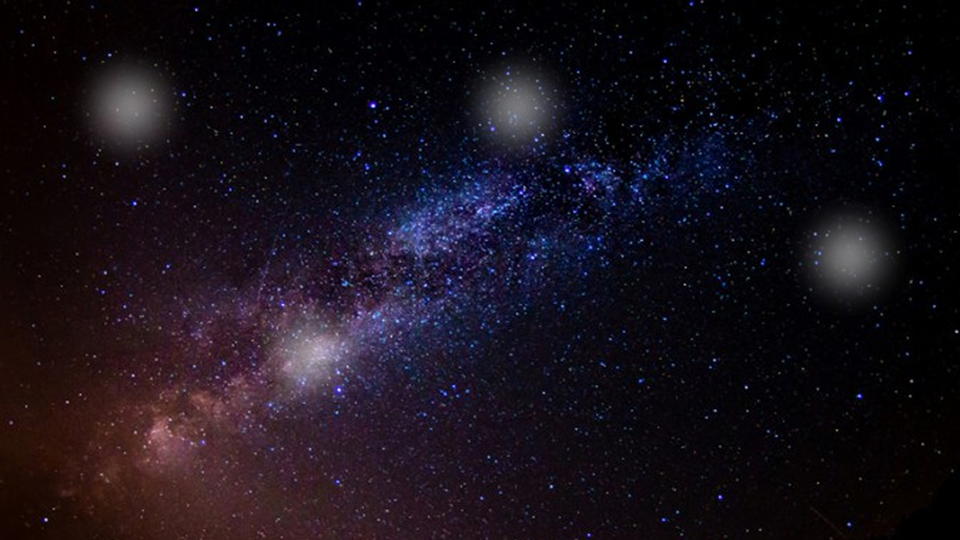
#> input picture 사진/img/old/stars_bg_trans.png, 1920 x 1080 px, found by its file name (shown at 1/2 size)
$ python add_gaussian_noise_gaualpha.py
#> lines starting #> are read from the running program, lines starting #| are printed output that depends on the picture
import cv2
import numpy as np

def add_gaussian_noise(image, mean=0, var=25):
    """
    Gaussian 노이즈를 추가하는 함수
    Parameters:
    - image: 입력 이미지
    - mean: 노이즈 평균
    - var: 노이즈 분산
    Returns:
    - 노이즈가 추가된 이미지
    """
    noise = np.random.normal(mean, var**0.5, image.shape).astype(np.float32)
    noisy_image = image.astype(np.float32) + noise
    return np.clip(noisy_image, 0, 255).astype(np.uint8)

def split_high_low_frequency(image, blur_ksize=15):
    """
    고주파와 저주파로 이미지를 분리하는 함수
    Parameters:
    - image: 입력 이미지
    - blur_ksize: Gaussian 블러 커널 크기 (저주파 필터링 강도)
    Returns:
    - low_freq: 저주파 이미지
    - high_freq: 고주파 이미지
    """
    low_freq = cv2.GaussianBlur(image, (blur_ksize, blur_ksize), 0)
    high_freq = cv2.subtract(image, low_freq)
    return low_freq, high_freq

def process_image_with_alpha(image_path, output_dir, blur_ksize=15, mean_low=0, var_low=50, mean_high=0, var_high=400):
    """
    고주파와 저주파에 각각 다른 노이즈를 추가하되, 투명 영역은 유지하는 함수
    Parameters:
    - image_path: 입력 이미지 경로
    - output_dir: 출력 이미지 디렉토리
    - blur_ksize: Gaussian 블러 커널 크기
    - mean_low, var_low: 저주파에 추가할 노이즈의 평균과 분산
    - mean_high, var_high: 고주파에 추가할 노이즈의 평균과 분산
    """
#> called with output_dir = 'C:/Users/JSY/Desktop/img', blur_ksize = 15, mean_low = 0, var_low = 800, mean_high = -225, var_high = 100
    # 이미지 로드 (알파 채널 포함)
    image = cv2.imread(image_path, cv2.IMREAD_UNCHANGED)
#> image is the input picture: shape (1080, 1920, 4); mean B, G, R, A 25.6, 16.7, 23.4, 255
    if image is None:
        print("이미지를 로드할 수 없습니다.")
        return

    # RGBA인지 확인
    if image.shape[2] != 4:
        print("이미지에 알파 채널이 없습니다.")
        return

    # RGB와 알파 채널 분리
    rgb = image[:, :, :3]
    alpha = image[:, :, 3]
#> alpha: shape (1080, 1920); every value is 255

    # 고주파와 저주파로 분리
    low_freq, high_freq = split_high_low_frequency(rgb, blur_ksize)
#> in split_high_low_frequency, `high_freq = cv2.subtract(image, low_freq)`:
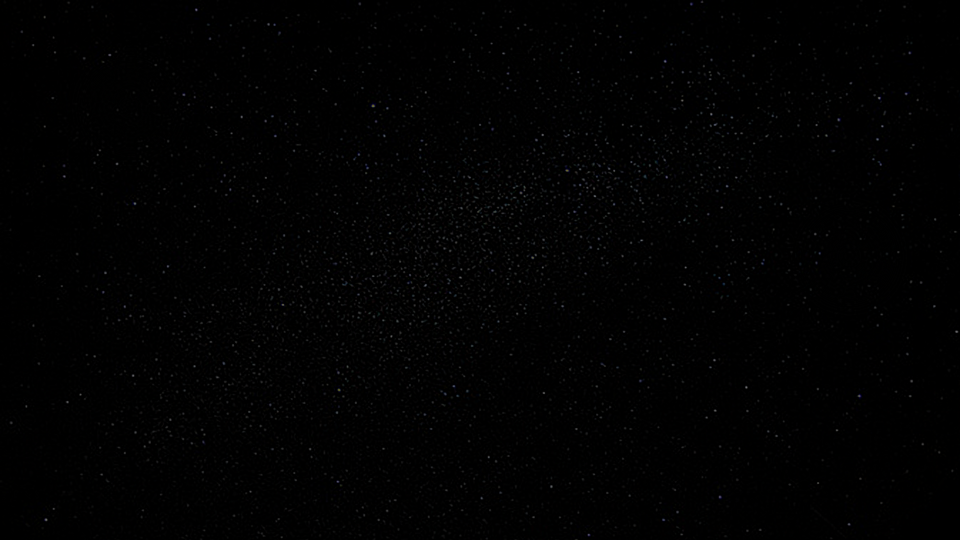
#> high_freq: shape (1080, 1920, 3) (shown at 1/2 size); mean B, G, R 1.5, 1.4, 1.4

    # 저주파에 노이즈 추가
    noisy_low_freq = add_gaussian_noise(low_freq, mean=mean_low, var=var_low)
#> in add_gaussian_noise, `noisy_image = image.astype(np.float32) + noise`:
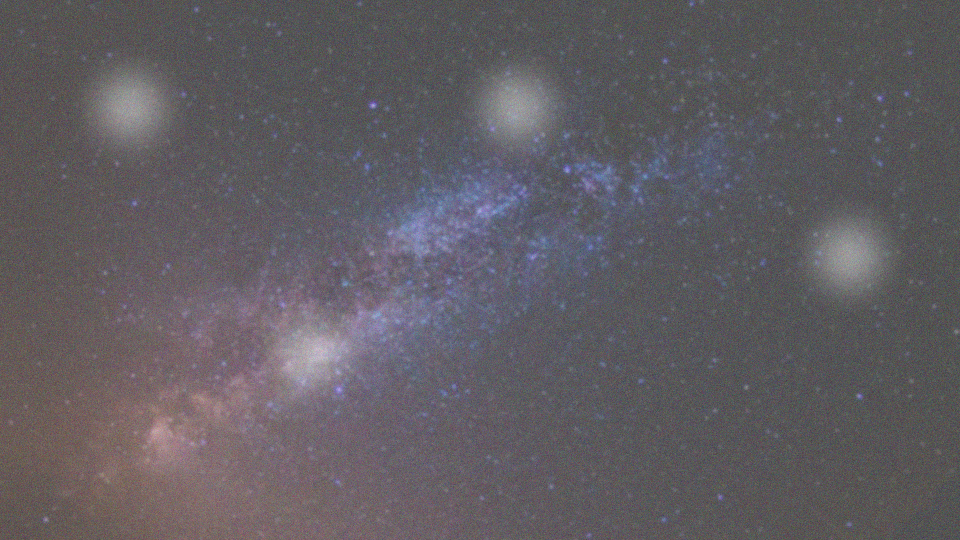
#> noisy_image: shape (1080, 1920, 3) float32 (shown at 1/2 size); mean B, G, R 25.5, 16.7, 23.4; drawn with min black and max white

    # 고주파에 노이즈 추가
    noisy_high_freq = add_gaussian_noise(high_freq, mean=mean_high, var=var_high)
#> call 2 of add_gaussian_noise, with mean = -225, var = 100
#> in add_gaussian_noise (call 2), `noisy_image = image.astype(np.float32) + noise`:
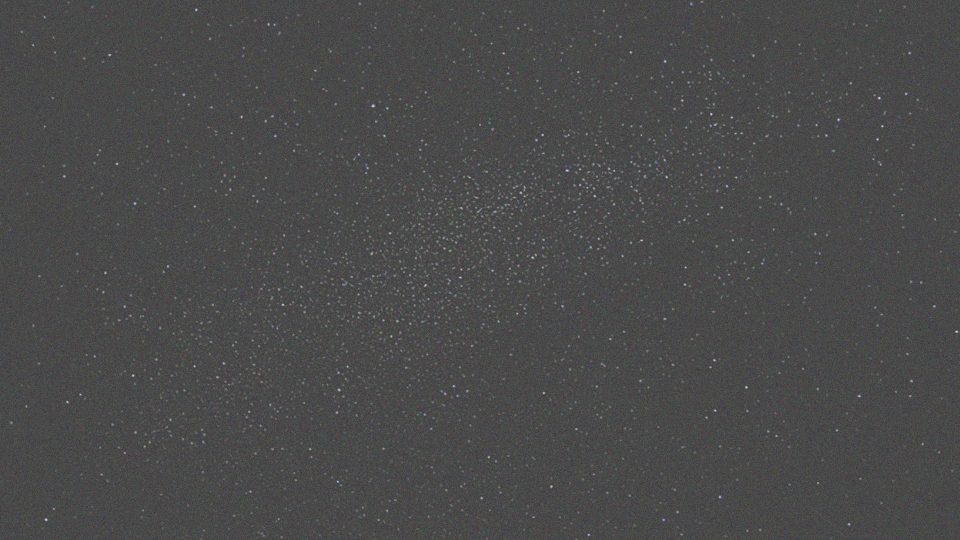
#> noisy_image: shape (1080, 1920, 3) float32 (shown at 1/2 size); mean B, G, R -223.5, -223.5, -223.6; drawn with min black and max white
#> in add_gaussian_noise (call 2), `return np.clip(noisy_image, 0, 255).astype(np.uint8)`: returned value: shape (1080, 1920, 3); every value is 0

    # 저주파와 고주파 합성
    combined_rgb = cv2.add(noisy_low_freq, noisy_high_freq)

    # 투명 영역 유지: 알파 채널이 0인 부분은 RGB를 0으로 설정
    combined_rgb[alpha == 0] = 0

    # RGB와 알파 채널 결합
    result_image = cv2.merge((combined_rgb, alpha))

    # 출력 파일 이름 생성
    output_filename = f"stars_bg_trans_noisy_alpha_{mean_low}_{var_low}_{mean_high}_{var_high}.png"
    output_path = f"{output_dir}/{output_filename}"

    # 결과 저장
    cv2.imwrite(output_path, result_image)
    print(f"결과 이미지가 저장되었습니다: {output_path}")

    # 결과 보기
    cv2.imshow("Original Image", image)
    cv2.imshow("Noisy Image with Transparency", result_image)
    cv2.waitKey(0)
    cv2.destroyAllWindows()

# 실행 코드
if __name__ == "__main__":
    input_image_path = "C:/Users/JSY/Desktop/img/stars_bg_trans.png"  # 입력 이미지 경로
    output_directory = "C:/Users/JSY/Desktop/img"  # 출력 이미지 디렉토리
    process_image_with_alpha(
        input_image_path,
        output_directory,
        blur_ksize=15,  # 저주파 필터 강도
        mean_low=0, var_low=800,  # 저주파 노이즈
        mean_high=-225, var_high=100  # 고주파 노이즈
    )
